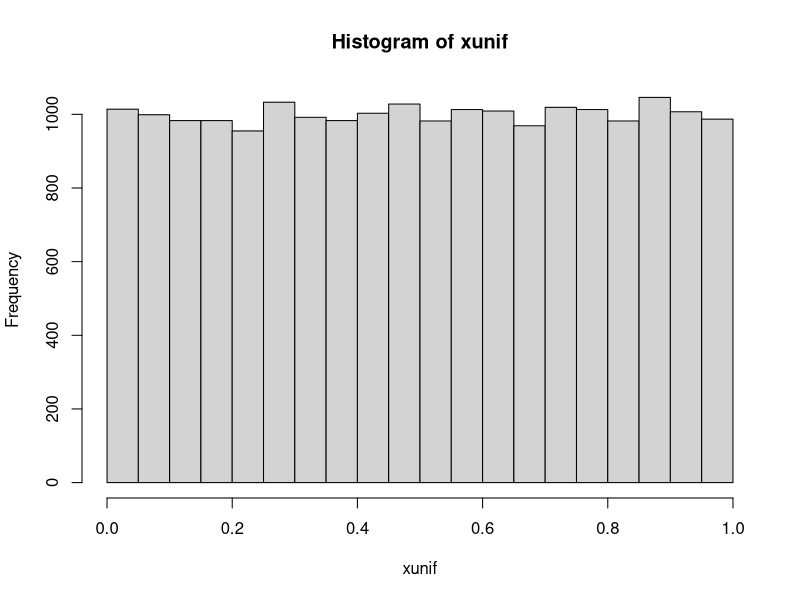
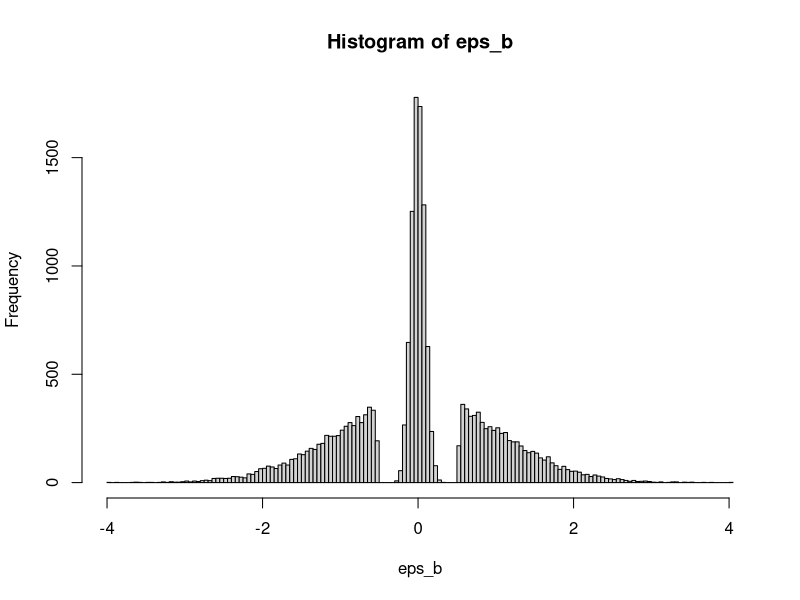
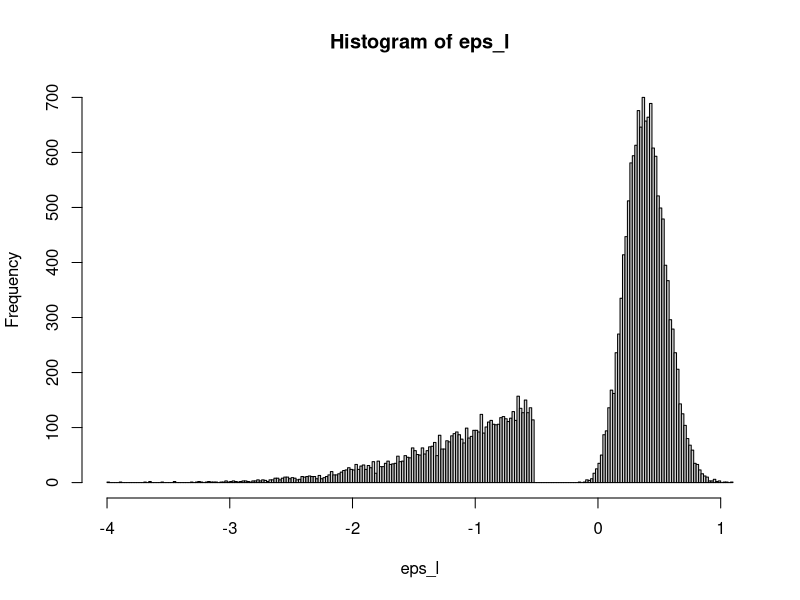
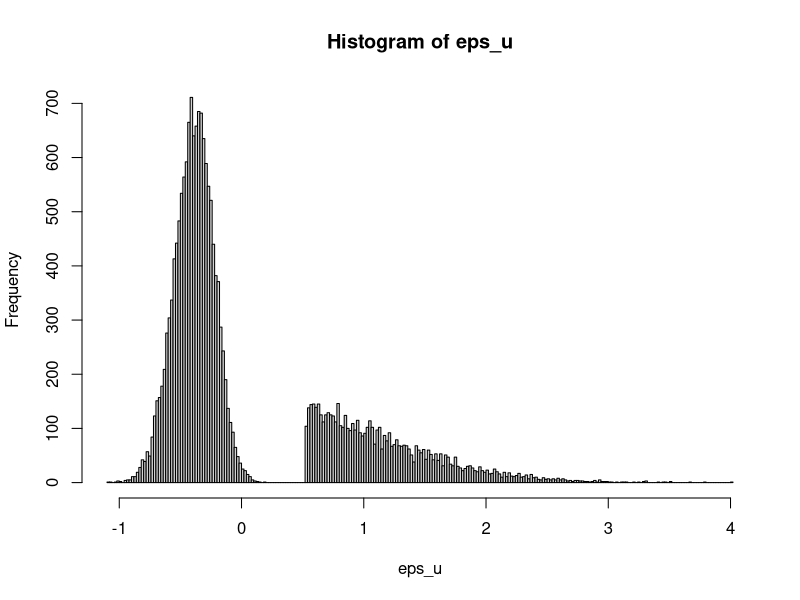
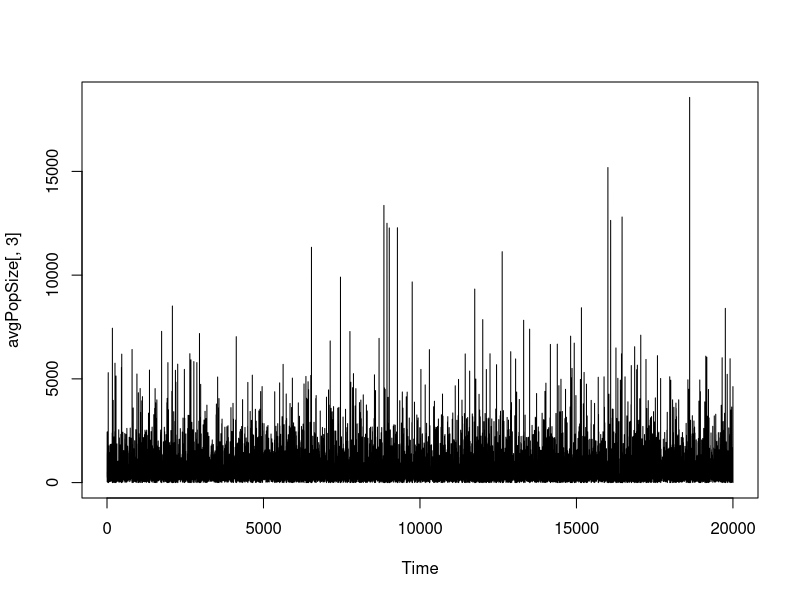

Here is the R script that generated these plots, in order:
## ---- chunk 1
knitr::opts_chunk$set(echo=T,fig.align='center')
## ---- chunk 2
library(pracma)
## ---- chunk 3
eUnif <- function(a,b){
  return(0.5*(a+b))
}
varUnif <- function(a,b){
  return((1/12)*(b-a)^2)
}
covTailedNormalCopula <- function(lower,upper,rho){
  f <- function(x,y){
    a <- function(x){sqrt(2)*erfinv(2*((1)*(x-lower)/(upper-lower))-1)}
    b <- function(y){sqrt(2)*erfinv(2*((1)*(y-lower)/(upper-lower))-1)}
    (x*y)*(1/(upper-lower))*(1/sqrt(1-rho^2))*exp(-1*((a(x)^2+b(y)^2)*rho^2-(2*a(x)*b(y)*rho))/(2*(1-rho^2)))
  } 
  # Cov(x,y) = E[xy]-E[x]*E[y] -> Cov(x,y) + E[x]*E[y] = E[xy]
  int1 <- lower*(varUnif(0,lower)+eUnif(0,lower)^2)
  int2 <- (1-upper)*(varUnif(upper,1)+eUnif(upper,1)^2)
  int3 <- integral2(f,xmin=lower,xmax=upper,ymin=lower,ymax=upper)$Q
  return(int1+int2+int3-eUnif(0,1)^2)
}

conditionalExpect <- function(lower,upper,rho,yval){
  if(yval<=lower || yval >= upper){
    return(yval)
  } 
  # E[X|Y=yval]
  f <- function(x){
    a <- function(x){sqrt(2)*erfinv(2*((1)*(x-lower)/(upper-lower))-1)}
    b <- sqrt(2)*erfinv(2*((1)*(yval-lower)/(upper-lower))-1)
    x*(1/(upper-lower))*(1/sqrt(1-rho^2))*exp(-1*((a(x)^2+b^2)*rho^2-(2*a(x)*b*rho))/(2*(1-rho^2)))
  } 
  
  integrate(f,lower,upper)$value
}
## ---- chunk 4


lower <- 0.3
upper <- 0.7

rho <- 0.3
eps_sd <- 1

r <-  1 
initPopSize <-  500 
K <-  500 
timeSteps <- 20000

## ---- chunk 5
xunif <- runif(timeSteps)
eps_b <- sapply(xunif, conditionalExpect, lower = lower, upper = upper, rho = rho)
eps_l <- sapply(xunif, conditionalExpect, lower = lower, upper = 1, rho = rho)
eps_u <- sapply(xunif, conditionalExpect, lower = 0, upper = upper, rho = rho)
## ---- chunk 6
eps_b <- qnorm(eps_b,sd=eps_sd)
eps_l <- qnorm(eps_l,sd=eps_sd)
eps_u <- qnorm(eps_u,sd=eps_sd)
## ---- chunk 7
hist(xunif)
hist(eps_b,200)
hist(eps_l,200)
hist(eps_u,200)
## ---- chunk 8
ricker <-function(curpop,r,k,eps){
  return(curpop*exp(r*(1-(curpop/k))+eps))
}
eps <- matrix(data=cbind(eps_b,eps_l,eps_u),ncol=3)

avgPopSize <- matrix(data=rep(initPopSize,times=3),nrow=1)

for(i in 1:timeSteps){
  avgPopSize <- rbind(avgPopSize, ricker(avgPopSize[i],r,K,eps[i,]))
}
plot.ts(avgPopSize[,3])
